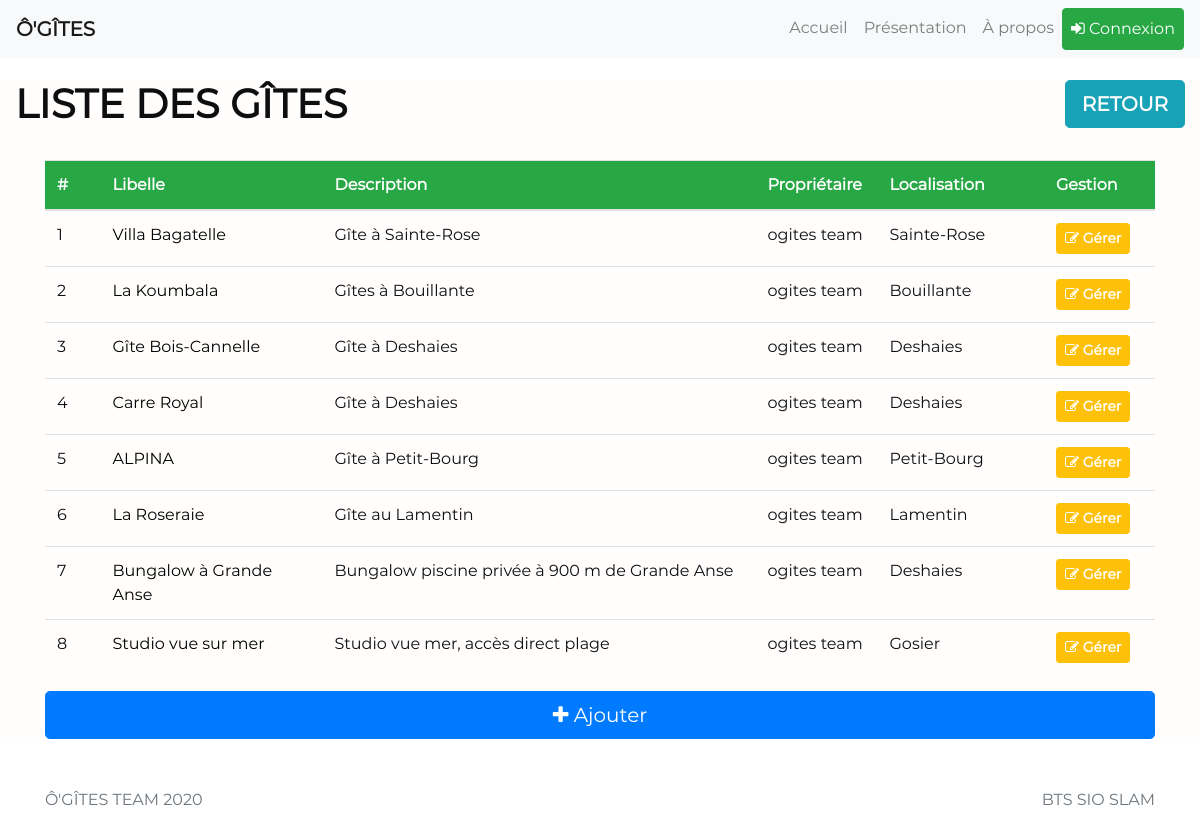
The page /admin/liste_gite.php on the database as committed earlier.
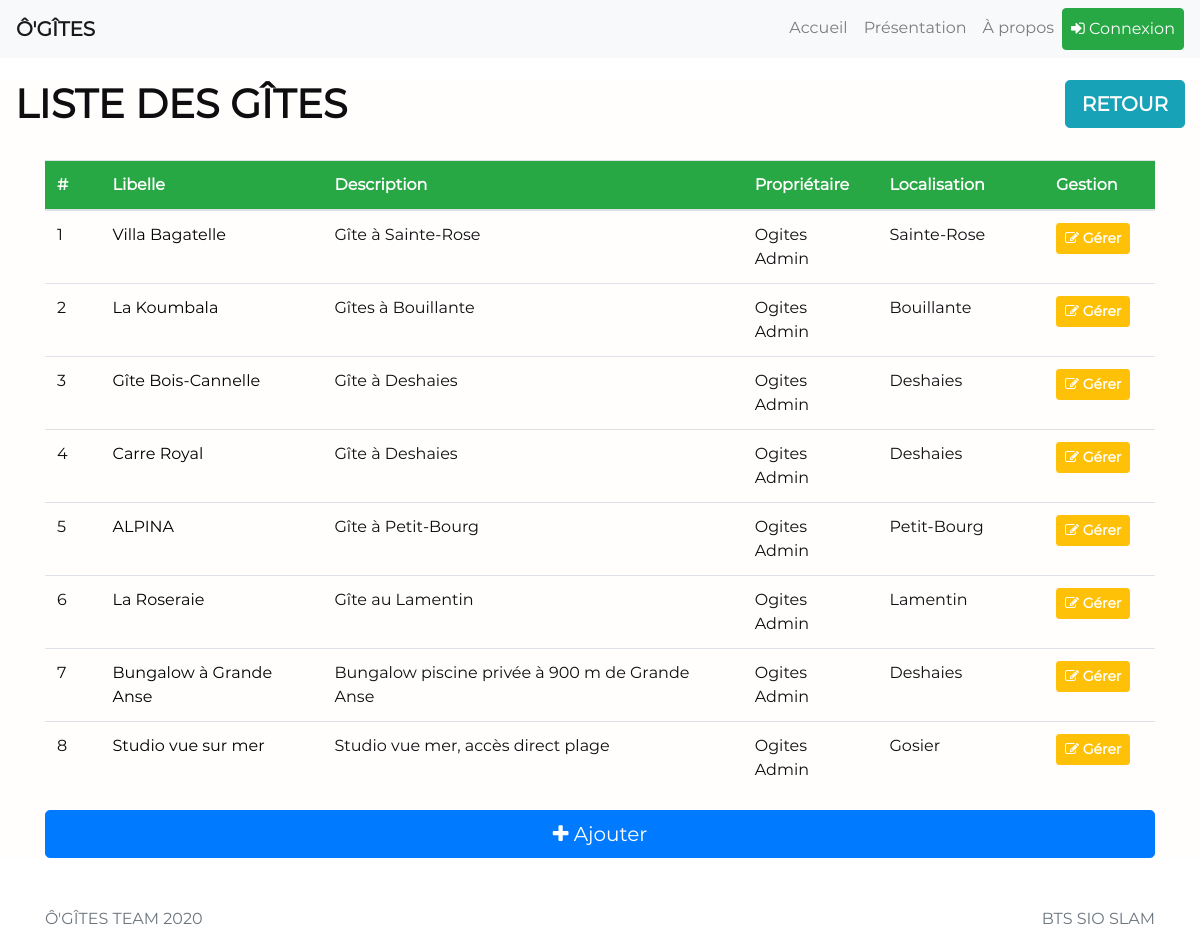
The same page on the database as committed later.
### tables this page shows
CREATE TABLE `gites` (
  `id_gites` int(11) NOT NULL,
  `createur` int(11) NOT NULL,
  `libelle` text NOT NULL,
  `description` text NOT NULL,
  `localisation` text NOT NULL,
  `link_url` text NOT NULL,
  `nb_personnes_max` int(11) NOT NULL,
  `prix_nuit` int(11) NOT NULL
);

CREATE TABLE `users` (
  `id_users` int(11) NOT NULL,
  `pseudo` text NOT NULL,
  `nom` text NOT NULL,
  `prenom` text NOT NULL,
  `email` text NOT NULL,
  `tel` int(11) NOT NULL,
  `mdp` text NOT NULL,
  `date_inscription` date NOT NULL,
  `id_categorie` int(11) NOT NULL
);

### login-system/config.php (called while the page is built, shortened)
<?php
    function bd_connect() {
            try
        {
            $bdd = new PDO('mysql:host=localhost;dbname=ogites2;charset=utf8', 'root', '', array(PDO::ATTR_ERRMODE => PDO::ERRMODE_EXCEPTION));
            return $bdd;
        }
        catch(Exeption $e)
        {
            die('Erreur : ' . $e->getMessage());
        }
    }
    $pdo = bd_connect();
    ?>
    <?php
    function reduceText($texte, $taille)
    {
        return (strlen($texte) > $taille) ? substr($texte, 0, $taille) . "..." : $texte;
    }
    function requete($requete)
    {
        global $pdo;
        $def_type = explode(" ", $requete);
        $type_req = $def_type[0];
        if ($type_req == "SELECT")
        {
            $Myresult = $pdo->query($requete);
            $Myresult->setFetchMode(PDO::FETCH_ASSOC);
            $response = $Myresult->fetch();
            return $response;
        }
        else {
            $response = $pdo->exec($requete);
        }
    }
?>

### admin/liste_gite.php (the view, shortened to what this page needs)
<?php
    require_once 'head.php';
    require_once 'config_admin.php';
    header_admin(0);
?>
<main role="main" class="flex-shrink-0">
    <div class="container-fluid" id="index">
        <h1 style="float: left;"><strong>LISTE DES GÎTES</strong></h1>
        <a href="index.php" class="btn btn-info btn-lg" style="float: right;"><strong class="white">RETOUR</strong></a>
        <div class="container">
            <?php
            $SQLParam = "SELECT * FROM gites";
            $Myresult = $pdo->query($SQLParam);
            $Myresult->setFetchMode(PDO::FETCH_ASSOC);
            $nb_gites = $Myresult->rowCount();
            if ($nb_gites > 0)
            {
            ?>
            <br>
            <table class="table table-hover" style="width: 100%;">
                <thead>
                    <tr class="bg-success">
                        <th class="white" style="width: 5%;">#</th>
                        <th class="white" style="width: 20%;">Libelle</th>
                        <th class="white">Description</th>
                        <th class="white">Propriétaire</th>
                        <th class="white" style="width: 15%;">Localisation</th>
                        <th class="white" style="width: 10%;">Gestion</th>
                    </tr>
                </thead>
                <tbody>
                    <?php
                    $xc = 1;
                    while ($info_gites = $Myresult->fetch())
                    {
                    ?>
                    <tr>
                        <td><?php echo $xc; ?></td>
                        <td><a href="<?php echo $info_gites["link_url"]; ?>" class="black"><?php echo $info_gites["libelle"]; ?></a></td>
                        <td><?php echo reduceText($info_gites["description"], 50); ?></td>
                        <?php
                        $createur = $info_gites["createur"];
                        $info_proprio = requete("SELECT * FROM users WHERE id_users = $createur");
                        ?>
                        <td><?php echo $info_proprio["nom"] . " " . $info_proprio["prenom"] ?></td>
                        <td><?php echo $info_gites["localisation"]; ?></td>
                        <td><a href="gerer_gite.php?id_gites=<?php echo $info_gites['id_gites']; ?>" class="btn btn-warning btn-sm"><i class="fa fa-edit white"></i><strong> <span class="white">Gérer</span></strong></a></td>
                    </tr>
                    <?php
                        $xc++;
                    }
                    ?>
                </tbody>
            </table>
            <?php
            }
            else
            {
            ?>
            <h3 align="center">Aucun gîte dans la base de données.</h3>
            <br>
            <?php
            }
            ?>
            <a href="ajout_gite.php?origin=list" class="btn btn-primary btn-lg btn-block"><i class="fa fa-plus white"></i> Ajouter</a>
        </div>
    </div>
</main>
<?php
	require_once '../javascripts.php';
	require_once '../footer.php';
?>

### admin/head.php (shortened to what this page needs)
<!doctype html>
<html lang="fr" class="h-100">
<head>
    <link rel="stylesheet" href="admin_style.css">
    <link href="https://cdnjs.cloudflare.com/ajax/libs/bootstrap-datepicker/1.7.1/css/bootstrap-datepicker3.css" rel="stylesheet" id="bootstrap-css">
    <link href="../assets/bootstrap-4.2.1-dist/css/bootstrap.min.css" rel="stylesheet">
    <?php
    require_once '../login-system/config.php';
    ?>
    <link href="../css/custom.css" rel="stylesheet">
    <link href="../css/main.css" rel="stylesheet">
    <link href="../font-awesome-4.7.0/css/font-awesome.min.css" rel="stylesheet">
    <link rel="stylesheet" href="../scss/slideshow.scss" />
    <link rel="stylesheet" type="text/css" href="../assets/DataTables/datatables.min.css"/>
</head>
<body class="d-flex flex-column h-100">

### admin/config_admin.php (shortened to what this page needs)
<?php
function header_admin($onglet)
{
?>
    <header>
          <nav class="navbar navbar-expand-md navbar-light bg-light fixed-top">
            <strong><a class="navbar-brand" href="/ogites2/index.php">Ô'GÎTES</a></strong>
            <div class="collapse navbar-collapse" id="navbarsExampleDefault">
                  <ul class="navbar-nav ml-auto">
                    <?php
                    switch ($onglet)
                    {
                        case 0:
                            ?>
                            <li class="nav-item">
                                  <a class="nav-link" href="index.php">Accueil <span class="sr-only">(current)</span></a>
                            </li>
                            <?php
                            if (!isset($_SESSION['id_users']))
                            {
                            ?>
                            <li class="nav-item">
                                  <a class="nav-link" href="/ogites2/presentation.php">Présentation</a>
                            </li>
                            <li class="nav-item">
                                  <a class="nav-link" href="/ogites2/about.php">À propos</a>
                            </li>
                            <?php
                            }
                        break;
                            ?>
                            <?php
                    }
                    if (isset($_SESSION['id_users']) AND isset($_SESSION['pseudo']))
                    {
                    ?>
                    <?php
                    switch ($_SESSION['id_categorie'])
                    {
                        case 1:
                    ?>
                        <li class="nav-item" >
                            <a class="nav-link" href="/ogites2/admin/index.php">Espace Admin</a>
                        </li>
                    <?php
                        break;
                        case 3:
                    ?>
                        <li class="nav-item" >
                            <a class="nav-link" href="/ogites2/proprio/index.php">Espace Proprio</a>
                        </li>
                    <?php
                        break;
                    }
                    ?>
                    <li class="nav-item">
                        <a href="/ogites2/all_reservation.php" class="nav-link">Mes réservations</a>
                    </li>
                    <li class="nav-item">
                        <a class="nav-link" href="/ogites2/login-system/param.php">Mon compte</a>
                    </li>
                    <?php
                        require_once '../login-system/config.php';
                        $SQLParam = "SELECT * FROM reservation as R INNER JOIN gites as G ON R.id_gites = G.id_gites "
                        . "WHERE DATE(date_reserv) = DATE(NOW()) AND G.createur = 0";
                        $nbReserv = toCount($SQLParam);
                        if ($nbReserv > 0)
                        {
                    ?>
                        <li class="nav-item">
                            <a href="#" class="nav-link" id="notifier-btn"><i class="bi bi-bell-fill"></i></a>
                        </li>
                        <span class='badge' style='width: 20px;height: 20px;border-radius: 10px;background:#F02F0C;color:#fff;' id='notifier-btn'>
                            <?php echo $nbReserv  ?>
                        </span>
                        <script>
                            document.getElementById("notifier-btn").onclick = notifier;
                            /* Quand le document sera chargé */
                            document.addEventListener('DOMContentLoaded', function () {
                                /* Vérifie si le navigateur est compatible avec les notifications */
                                if (!Notification) {
                                    alert('Le navigateur ne supporte pas les notifications.');
                                }
                                /* Si le navigateur prend en charge les notifications,
                                on demande la permission si les notifications ne sont pas permises */
                                    else if (Notification.permission !== 'granted')
                                        Notification.requestPermission();
                            });
                            function notifier() {
                                /* On demande la permission si les notifications ne sont pas permises */
                                if (Notification.permission !== 'granted')
                                    Notification.requestPermission();
                                else {
                                    // Affichage du message avec le logo de l'application
                                    var notification = new Notification('OGÎTES TEAM', {
                                        icon: '/ogites2/images/new-logo.png',
                                        body: 'Il y a de nouvelle(s) réservation(s)',
                                        //image: "",
                                    });
                                    // Redirection vers la page de gestion des réservations
                                    notification.onclick = function () {
                                        window.open("gerer_reserv.php");
                                    };
                                    // Disparition de la notification au bout de 5 sec
                                    notification.onshow = function () {
                                        setTimeout(notification.close.bind(notification), 5000);
                                    }
                                }
                            }
                        </script>
                    <?php
                    } else {
                    ?>
                    <li class="nav-item">
                            <a href="#" class="nav-link"><i class="bi bi-bell"></i></a>
                    </li>
                    <?php
                    }
                    ?>
                    <li class="nav-item">
                        <a class="nav-link" href="/ogites2/login-system/deconnexion.php"><i class="fa fa-sign-out"></i></a>
                    </li>
                    <?php
                    }
                    else
                    {
                    ?>
                    <li class="nav-item">
                          <a class="nav-link btn btn-success" href="/ogites2/login-system/connexion.php"><i class="fa fa-sign-in" style="color:white;"></i> <span style="color:white;">Connexion</span></a>
                    </li>
                    <?php
                    }
                    ?>
                  </ul>
            </div>
          </nav>
</header>
<?php
}
?>

### javascripts.php (shortened to what this page needs)
<link rel="stylesheet" href="https://cdn.jsdelivr.net/npm/bootstrap-icons@1.4.0/font/bootstrap-icons.css">

### footer.php (shortened to what this page needs)
<footer class="footer mt-auto py-3">
    <div class="container">
        <span class="text-muted" style="float: left;">Ô'GÎTES TEAM 2020</span>
        <span class="text-muted" style="float: right;">BTS SIO SLAM</span>
    </div>
</footer>
</body>
</html>

### admin/admin_style.css (style rules this page uses)
.white { color:#fff; }
.black { color:#000; }

### css/custom.css (style rules this page uses)
body { padding-top: 5rem; }
.footer > .container { padding-right: 15px; padding-left: 15px; }

### css/main.css (style rules this page uses)
* { font-family: "Montserrat"; color: #0e0e10; }
#index { background-color: #fffefc; }

Rows that differ between the two databases and show on the page:
changed through a linked row, gites "Villa Bagatelle": users.nom "ogites" → "Ogites"; users.prenom "team" → "Admin"
changed through a linked row, gites "La Koumbala": users.nom "ogites" → "Ogites"; users.prenom "team" → "Admin"
changed through a linked row, gites "Gîte Bois-Cannelle": users.nom "ogites" → "Ogites"; users.prenom "team" → "Admin"
changed through a linked row, gites "Carre Royal": users.nom "ogites" → "Ogites"; users.prenom "team" → "Admin"
changed through a linked row, gites "ALPINA": users.nom "ogites" → "Ogites"; users.prenom "team" → "Admin"
changed through a linked row, gites "La Roseraie": users.nom "ogites" → "Ogites"; users.prenom "team" → "Admin"
changed through a linked row, gites "Bungalow à Grande Anse": users.nom "ogites" → "Ogites"; users.prenom "team" → "Admin"
changed through a linked row, gites "Studio vue sur mer": users.nom "ogites" → "Ogites"; users.prenom "team" → "Admin"
